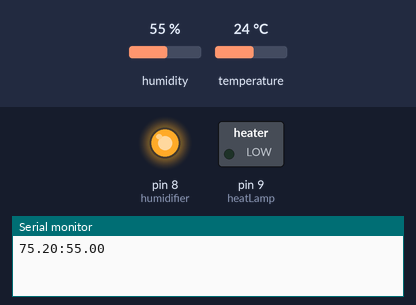
A sketch run on a simulated Arduino Uno, built with avr-gcc and run on an emulated ATmega328P. Shown: switched loads named in the sketch (green lamp = pin HIGH), output pins drawn as LEDs (lit = HIGH), the last lines printed to the serial monitor. The inputs (shaded band) are chosen by the test bench; at power-on: temperature 24 °C, humidity 55 %.

Above: at 2.8 s.
2.9 s: temperature set to 23.3 °C
At 5.1 s:
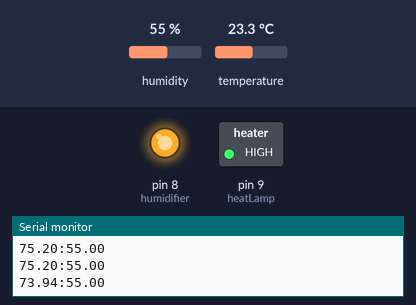
5.6 s: humidity set to 79 %
8.3 s: humidity set to 82 %
At 9.4 s:
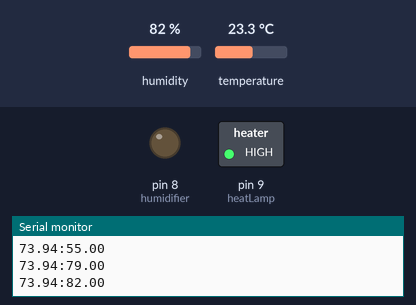
11.0 s: humidity set to 71 %
13.7 s: humidity set to 68 %
At 15.7 s:
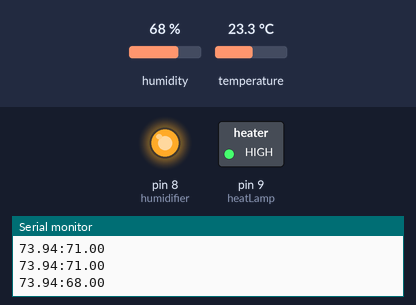
16.5 s: humidity set to 88 %
At 17.4 s:
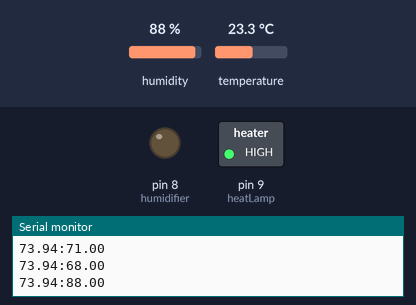
Timing chart, 0 to 19.5 s (numbered marks = the images above; inputs shaded):
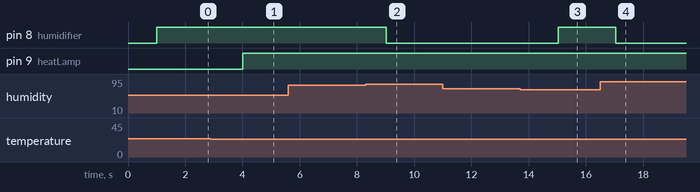

Measured:
- the behaviour switches between 23.9 and 23.8 °C on temperature (found by bisection; images 0 and 1)
- the behaviour switches between 80 and 81 % on humidity (found by bisection; images 1 and 2)
- the behaviour switches between 70 and 69 % on humidity (found by bisection; images 2 and 3)
- after the input at 2.9 s, pin 9 (heatLamp): LOW → HIGH after 1.1 s
- after the input at 8.3 s, pin 8 (humidifier): HIGH → LOW after 0.73 s
- after the input at 13.7 s, pin 8 (humidifier): LOW → HIGH after 1.3 s
- after the input at 16.5 s, pin 8 (humidifier): HIGH → LOW after 0.55 s

The sketch:

Tortalini_3.2.ino
```cpp
// Depends on the following Arduino libraries:
// - Adafruit Unified Sensor Library: https://github.com/adafruit/Adafruit_Sensor
// - DHT Sensor Library: https://github.com/adafruit/DHT-sensor-library

#include <Adafruit_Sensor.h>
#include <DHT.h>
#include <DHT_U.h>
#include <LiquidCrystal.h>

#define DHTPIN A0//pin which is connected to the DHT sensor.
#define DHTTYPE DHT22 //the type of sensor that is being used.
#define HumTime 600000

const int delayTime = 1000;
const int heatLamp = 9;
const int humidifier = 8;
int humidifierOnOff = 0;
int tempOnOff = 0;

const float minTemp = 75.0f;
const float maxTemp = 85.0f;
const float minHumidity = 70.0f;
const float maxHumidity = 80.0f;


float hum = 0;
float temp = 0;
unsigned long currentTime;


//const int rs = 12, en = 11, d4 = 5, d5 = 4, d6 = 3, d7 = 2;//sets variables to pins
//LiquidCrystal lcd(rs, en, d4, d5, d6, d7);//tells the lcd which pins are used

DHT_Unified dht(DHTPIN, DHTTYPE);

//uint32_t delayMS = 1000;//uint32_t means unsigned 32 bit integer

void setup() {

  Serial.begin(115200);
  // Initialize device.

  pinMode(heatLamp, OUTPUT); //set heat lamp pin 9 to output
  pinMode(humidifier, OUTPUT);//set humidifier pin 8 to output


  //lcd.begin(20, 4);//sets the size of the lcd to 20x4
  //lcd.print("Tort's Terrarium");//prints on the top line of lcd "Tort's Terrarium".


  dht.begin(); //turns dht sensor on

  sensor_t sensor;

}

void loop() {


  //lcd.setCursor(2, 2);//tells the lcd where to start printing column 2 row 2
  //delay(delayMS);//delays before reading sensor.
  // Get temperature event and print its value.
  sensors_event_t event;
  dht.temperature().getEvent(&event);

  temp = event.temperature*1.8f+32.0f;

  //isnan is used evaluates if temp is a real number returns false or true
  //if the temp has a nonreal number stored in it then the error statement will pop up.
  if (isnan(temp)) {
    //Serial.print("Error reading temperature!\n");
  }
  else {

    temp = event.temperature*1.8f+32.0f;


    //lcd.print("Temp = ");
    //lcd.print(temp);
    //lcd.print("F       ");
  }

if (temp < minTemp && tempOnOff != 1) {
    digitalWrite(heatLamp, HIGH);
    //Serial.println("Heat Lamp On"); // if temperature is below minTemp than turn on heat lamp
    tempOnOff = 1;
    }

else if (temp > maxTemp && tempOnOff != 2) {
    digitalWrite(heatLamp, LOW);
    //Serial.println("Heat Lamp OFF"); // if temp is above maxTemp than turn off heat lamp.
    tempOnOff = 2;
    }

  delay (delayTime);

  // Get humidity event and print its value.
  dht.humidity().getEvent(&event);
  hum = event.relative_humidity;

  if (isnan(hum)) {
   // Serial.println("Error reading humidity!\n");
  }
  else {


    //lcd.print("Humidity = ");
   // lcd.print(hum);
   // lcd.print("%");

  }

 if (hum > minHumidity){
  currentTime = millis();
 }
 if (hum < minHumidity && humidifierOnOff != 1)  {
  digitalWrite(humidifier, HIGH);
  //Serial.println("Humidifier On"); // if humidity is below minHumidity than turn on humidifier.
  //lcd.print(" Humidity  On");
  humidifierOnOff = 1;

    }

  else if (hum > maxHumidity && humidifierOnOff !=2)  {
  digitalWrite(humidifier, LOW);
  //Serial.println("Humidifier Off"); // if humidity is above maxHumidity than turn off humidifier.
  //lcd.print(" Humidity Off");
  humidifierOnOff = 2;

    }

   // Serial.print("Temperature: ");
    Serial.print(temp);
    Serial.print(":");
   // Serial.print(" F \n");

   // Serial.print("Humidity: ");
    Serial.print(hum);
   // Serial.print("%");
   Serial.println(" ");


if (millis()-currentTime > HumTime){
 // Serial.print("FILL HUMIDIFIER \n");
}


delay(delayTime);//delays program from grabbing readings to fast.


}
```
